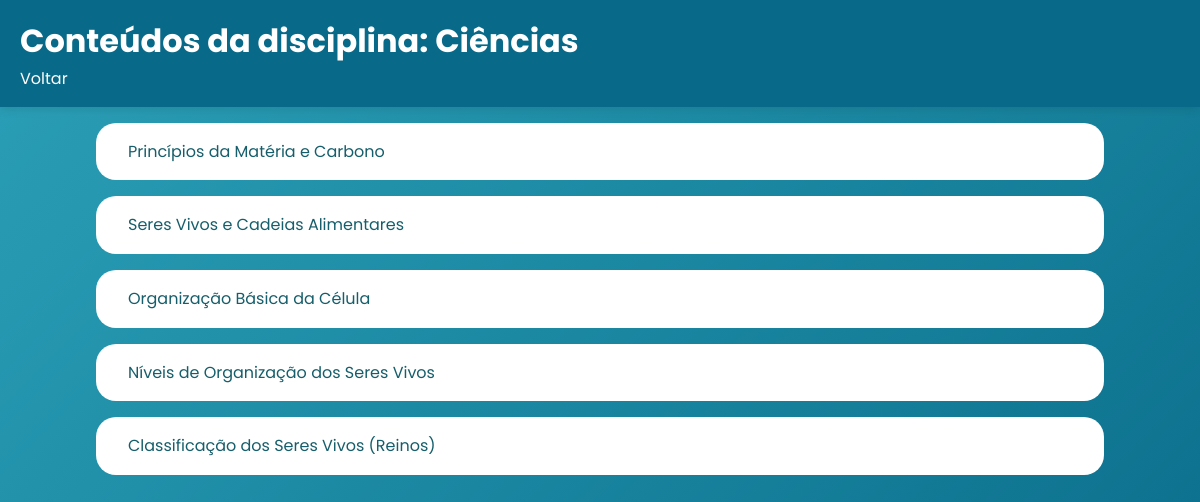
The app's page /backend/conteudo.php?id_materia=3 (signed in) with its own data.
### tables this page shows
create table materias (
    id_materia INT AUTO_INCREMENT PRIMARY KEY,
    materia VARCHAR(100) NOT NULL,
    id_modulo INT NOT NULL,
    id_serie int not null,
    FOREIGN KEY (id_modulo) REFERENCES modulos(id_modulo),
    FOREIGN KEY (id_serie) REFERENCES series(id_serie)
);

CREATE TABLE conteudos(
 id_conteudo INT AUTO_INCREMENT PRIMARY KEY,
 id_materia INT NOT NULL,
 titulo TEXT NOT NULL,
 texto TEXT,
 data_criacao DATETIME DEFAULT CURRENT_TIMESTAMP,
 ordem INTEGER,
 FOREIGN KEY (id_materia) REFERENCES materias(id_materia)
 );

### backend/conteudo.php (the view, shortened to what this page needs)
<?php
include 'conexao.php';
$id_materia = filter_input(INPUT_GET, 'id_materia', FILTER_VALIDATE_INT);
$conteudos = [];
$nome_materia = "";
if ($id_materia) {
    try {
        $stmt_materia = $conn->prepare("SELECT materia FROM materias WHERE id_materia = :id");
        $stmt_materia->bindParam(':id', $id_materia, PDO::PARAM_INT);
        $stmt_materia->execute();
        $materia = $stmt_materia->fetch(PDO::FETCH_ASSOC);
        if ($materia) {
            $nome_materia = $materia['materia'];
        } else {
            $mensagem = "Matéria não encontrada.";
        }
        $stmt_conteudos = $conn->prepare("
            SELECT id_conteudo, titulo
            FROM conteudos
            WHERE id_materia = :id
            ORDER BY ordem ASC
        ");
        $stmt_conteudos->bindParam(':id', $id_materia, PDO::PARAM_INT);
        $stmt_conteudos->execute();
        $conteudos = $stmt_conteudos->fetchAll(PDO::FETCH_ASSOC);
    } catch (PDOException $e) {
        $mensagem = "Erro ao carregar conteúdos: " . $e->getMessage();
    }
} else {
    $mensagem = "ID de matéria inválido.";
}
?>
<!DOCTYPE html>
<html lang="pt-br">
<head>
    <link rel="stylesheet" href="../interface/style.css">
    <link rel="stylesheet" href="../interface/Conteudos/conteudos.css">
</head>
<body>
    <header class="cabecalho">
    <div class="container">
        <h1>Conteúdos da disciplina: <?= htmlspecialchars($nome_materia); ?></h1>
        <p><a style="color: white" href="javascript: history.go(-1)">Voltar</a></p>
    </div>
</header>
    <?php if (!empty($conteudos)): ?>
        <ul class='lista-conteudos'>
            <?php foreach ($conteudos as $conteudo): ?>
                <li class='lista-linha-conteudos'>
                    <a class="link-lista-conteudos" href="conteudo_especifico.php?id_conteudo=<?= htmlspecialchars($conteudo['id_conteudo']); ?>">
                        <?= htmlspecialchars($conteudo['titulo']); ?>
                    </a>
                </li>
            <?php endforeach; ?>
        </ul>
    <?php else: ?>
        <p>Nenhum conteúdo encontrado para esta disciplina.</p>
    <?php endif; ?>
</body>
</html>

### interface/style.css (style rules this page uses)
a { text-decoration: none; }
:root { --azul-vivido: #086a88; --azul-escuro: #165e6b; --azure: #218ea1; --azul-marinho: #2ba0b7; --verde-escuro: #0c8c24; --verde-amarelado: #b8d941; --branco: #ffffff; --branco-transparente: rgba(255, 255, 255, 0.1); --preto-transparente: rgba(0, 0, 0, 0.1); }
* { margin: 0; padding: 0; box-sizing: border-box; }
body { font-family: 'Poppins', sans-serif; background: linear-gradient(135deg, var(--azul-marinho) 0%, var(--azul-vivido) 100%); color: var(--branco); overflow-x: hidden; min-height: 100vh; line-height: 1.6; }
.cabecalho { background-color: var(--azul-vivido); padding: 15px 0; box-shadow: 0 2px 10px rgba(0, 0, 0, 0.1); position: sticky; top: 0; z-index: 1000; }
.container { max-width: 1200px; margin: 0 auto; padding: 0 20px; }

### interface/Conteudos/conteudos.css (style rules this page uses)
.lista-linha-conteudos { margin: 1rem 6rem; padding: 1rem; list-style: none; background-color: white; border-radius: 20px; }
.link-lista-conteudos { width: 100%; color: var(--azul-escuro); background-color: white; padding: 1rem; }

### records on screen
materias: materia "Ciências"
conteudos: titulo "Princípios da Matéria e Carbono"
conteudos: titulo "Seres Vivos e Cadeias Alimentares"
conteudos: titulo "Organização Básica da Célula"
conteudos: titulo "Níveis de Organização dos Seres Vivos"
conteudos: titulo "Classificação dos Seres Vivos (Reinos)"
